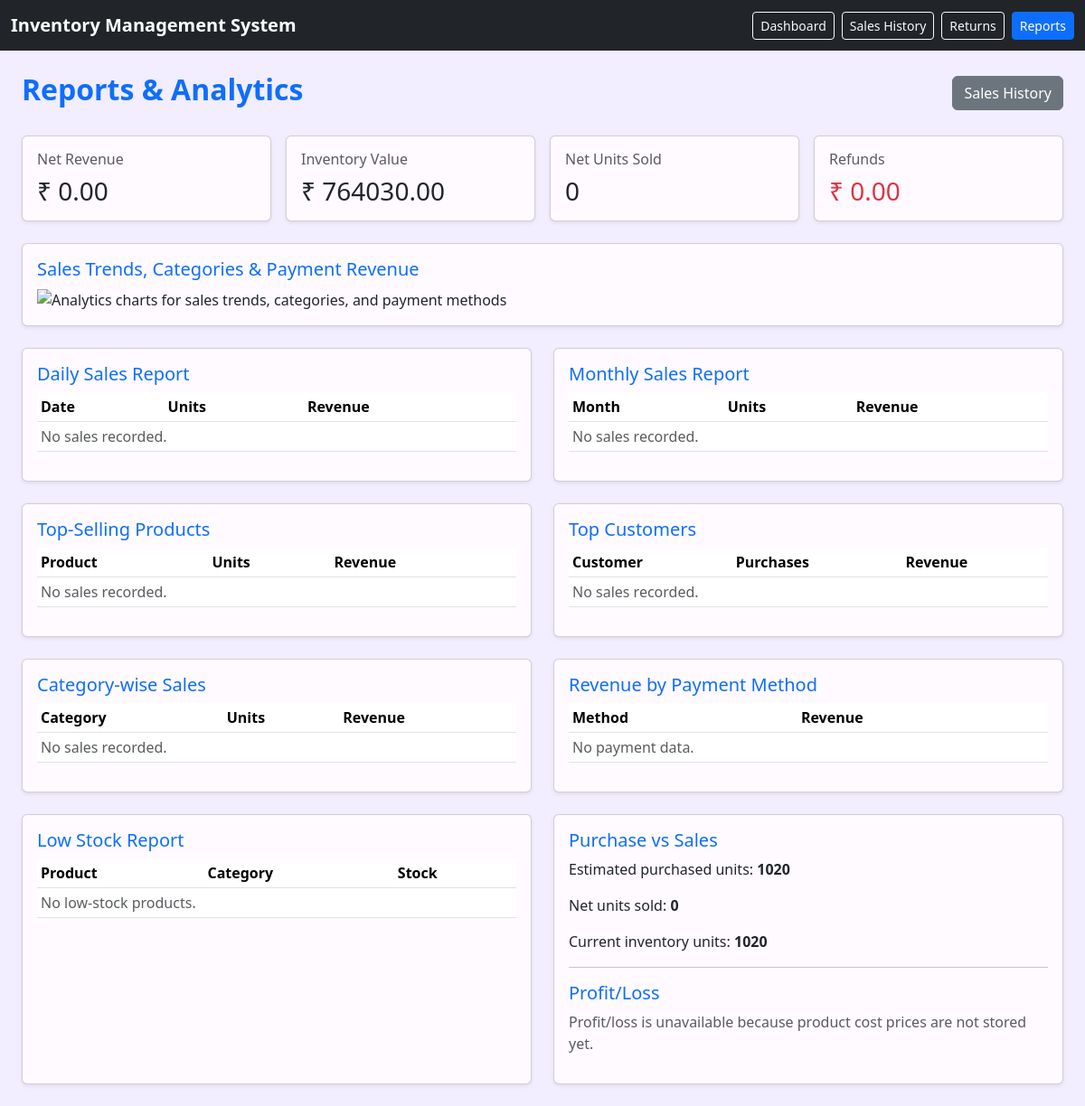
The page /reports on the database as committed earlier.
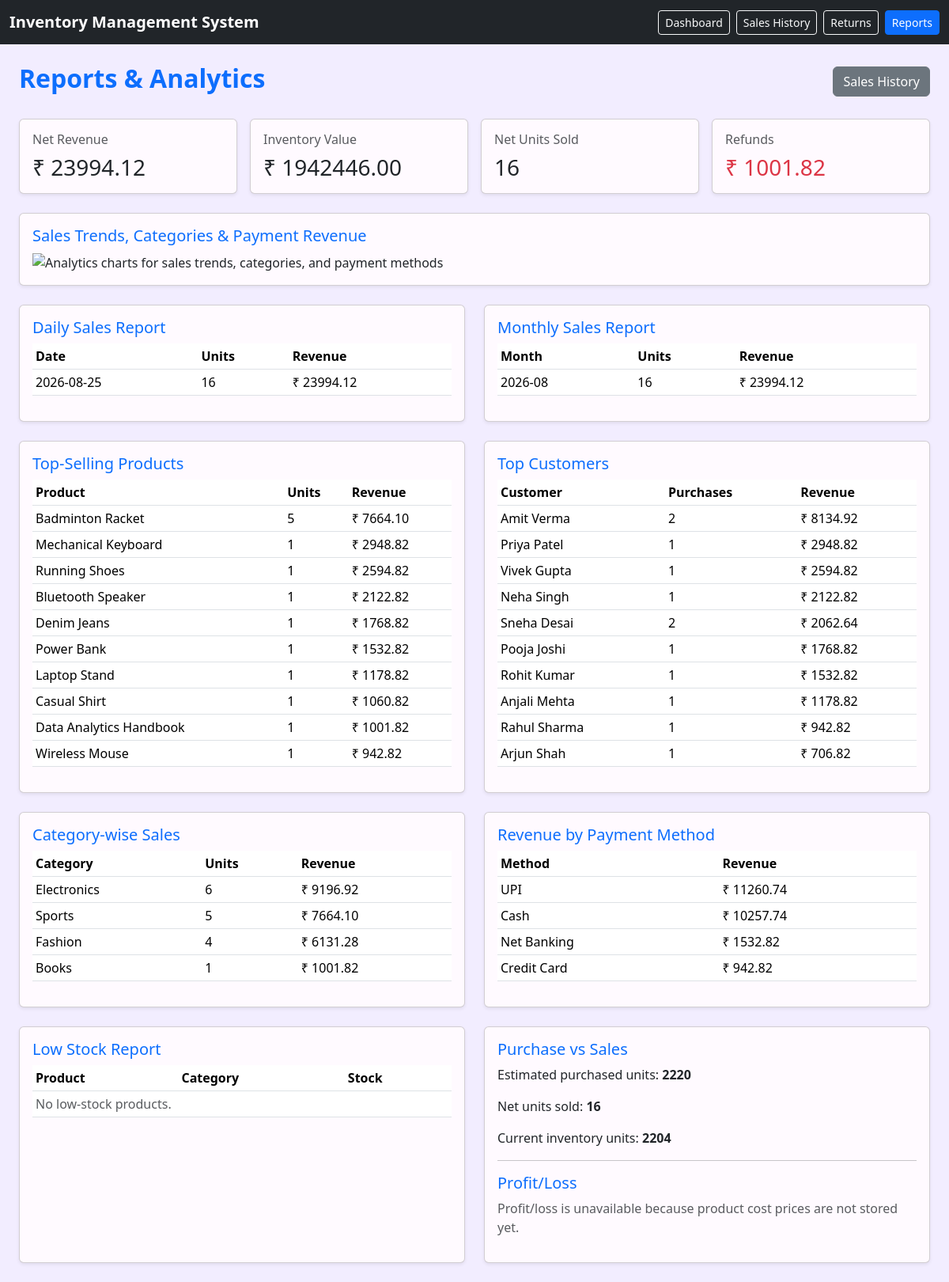
The same page on the database as committed later.
### tables this page shows
CREATE TABLE sales (
            sale_id INTEGER PRIMARY KEY AUTOINCREMENT,
            product_id INTEGER NOT NULL,
            customer_id INTEGER,
            quantity INTEGER NOT NULL,
            price REAL NOT NULL,
            total REAL NOT NULL,
            sale_date TIMESTAMP DEFAULT CURRENT_TIMESTAMP, discount REAL NOT NULL DEFAULT 0, gst_rate REAL NOT NULL DEFAULT 18, gst REAL NOT NULL DEFAULT 0, grand_total REAL NOT NULL DEFAULT 0, payment_method TEXT NOT NULL DEFAULT 'Cash', payment_amount REAL NOT NULL DEFAULT 0, payment_status TEXT NOT NULL DEFAULT 'Paid', payment_date TIMESTAMP, transaction_id TEXT,

            FOREIGN KEY (product_id)
            REFERENCES products(product_id),

            FOREIGN KEY (customer_id)
            REFERENCES customers(customer_id)
        );

CREATE TABLE products (
            product_id INTEGER PRIMARY KEY AUTOINCREMENT,
            product_name TEXT NOT NULL,
            category TEXT NOT NULL,
            quantity INTEGER NOT NULL,
            price REAL NOT NULL
        );

CREATE TABLE customers (
            customer_id INTEGER PRIMARY KEY AUTOINCREMENT,
            customer_name TEXT NOT NULL,
            phone TEXT
        );

### app.py (the view)
@app.route("/reports")
def reports():
    conn = connect_db()
    sales_frame = pd.read_sql_query("""
        SELECT
            sales.sale_id,
            sales.quantity,
            sales.total,
            sales.grand_total,
            sales.payment_method,
            sales.sale_date,
            products.product_name,
            products.category,
            products.price,
            customers.customer_name
        FROM sales
        JOIN products ON sales.product_id = products.product_id
        LEFT JOIN customers ON sales.customer_id = customers.customer_id
    """, conn)
    returns_frame = pd.read_sql_query("""
        SELECT sale_id, quantity, refund_amount
        FROM returns
    """, conn)
    inventory_frame = pd.read_sql_query("""
        SELECT product_name, category, quantity, price
        FROM products
    """, conn)
    conn.close()
    if returns_frame.empty:
        returns_by_sale = pd.DataFrame(columns=["sale_id", "returned_quantity", "refund_amount"])
    else:
        returns_by_sale = returns_frame.groupby("sale_id", as_index=False).agg(
            returned_quantity=("quantity", "sum"),
            refund_amount=("refund_amount", "sum")
        )
    if sales_frame.empty:
        sales_frame = pd.DataFrame(columns=[
            "sale_id", "quantity", "total", "grand_total", "payment_method",
            "sale_date", "product_name", "category", "price", "customer_name"
        ])
        sales_frame["returned_quantity"] = pd.Series(dtype=float)
        sales_frame["refund_amount"] = pd.Series(dtype=float)
    else:
        sales_frame = sales_frame.merge(returns_by_sale, on="sale_id", how="left")
        sales_frame[["returned_quantity", "refund_amount"]] = sales_frame[
            ["returned_quantity", "refund_amount"]
        ].fillna(0)
    sales_frame["net_quantity"] = sales_frame["quantity"] - sales_frame["returned_quantity"]
    sales_frame["net_revenue"] = sales_frame["grand_total"] - sales_frame["refund_amount"]
    daily_frame = sales_frame.copy()
    if not daily_frame.empty:
        daily_frame["sale_date"] = pd.to_datetime(daily_frame["sale_date"]).dt.strftime("%Y-%m-%d")
        daily_report = daily_frame.groupby("sale_date", as_index=False).agg(
            units_sold=("net_quantity", "sum"),
            revenue=("net_revenue", "sum")
        ).sort_values("sale_date")
    else:
        daily_report = pd.DataFrame(columns=["sale_date", "units_sold", "revenue"])
    monthly_frame = sales_frame.copy()
    if not monthly_frame.empty:
        monthly_frame["month"] = pd.to_datetime(monthly_frame["sale_date"]).dt.strftime("%Y-%m")
        monthly_report = monthly_frame.groupby("month", as_index=False).agg(
            units_sold=("net_quantity", "sum"),
            revenue=("net_revenue", "sum")
        ).sort_values("month")
    else:
        monthly_report = pd.DataFrame(columns=["month", "units_sold", "revenue"])
    top_products = sales_frame.groupby("product_name", as_index=False).agg(
        units_sold=("net_quantity", "sum"),
        revenue=("net_revenue", "sum")
    ).sort_values(["units_sold", "revenue"], ascending=False).head(10)
    top_customers = sales_frame.assign(
        customer_name=sales_frame["customer_name"].fillna("Walk-in Customer")
    ).groupby("customer_name", as_index=False).agg(
        purchases=("sale_id", "count"),
        revenue=("net_revenue", "sum")
    ).sort_values("revenue", ascending=False).head(10)
    category_report = sales_frame.groupby("category", as_index=False).agg(
        units_sold=("net_quantity", "sum"),
        revenue=("net_revenue", "sum")
    ).sort_values("units_sold", ascending=False)
    payment_report = sales_frame.groupby("payment_method", as_index=False).agg(
        revenue=("net_revenue", "sum")
    ).sort_values("revenue", ascending=False)
    inventory_frame["inventory_value"] = inventory_frame["quantity"] * inventory_frame["price"]
    low_stock = inventory_frame[inventory_frame["quantity"] < 10].sort_values("quantity")
    inventory_value = inventory_frame["inventory_value"].sum()
    net_sales_units = sales_frame["net_quantity"].sum()
    estimated_purchases = inventory_frame["quantity"].sum() + net_sales_units
    revenue = sales_frame["net_revenue"].sum()
    returns_total = returns_frame["refund_amount"].sum() if not returns_frame.empty else 0
    profit_loss = None
    chart = create_reports_chart(
        daily_report.to_dict("records"),
        category_report.to_dict("records"),
        payment_report.to_dict("records")
    )
    return render_template(
        "reports.html",
        daily_report=daily_report.to_dict("records"),
        monthly_report=monthly_report.to_dict("records"),
        top_products=top_products.to_dict("records"),
        top_customers=top_customers.to_dict("records"),
        category_report=category_report.to_dict("records"),
        payment_report=payment_report.to_dict("records"),
        low_stock=low_stock.to_dict("records"),
        inventory_value=inventory_value,
        estimated_purchases=estimated_purchases,
        net_sales_units=net_sales_units,
        revenue=revenue,
        returns_total=returns_total,
        profit_loss=profit_loss,
        chart=chart
    )

### app.py (called while the page is built)
def connect_db():
    conn = sqlite3.connect("inventory.db")
    conn.row_factory = sqlite3.Row
    conn.execute("PRAGMA foreign_keys = ON")
    return conn

### templates/reports.html (shortened to what the changed rows need)
<!DOCTYPE html>
<html lang="en">
<head>
    <link href="https://cdn.jsdelivr.net/npm/bootstrap@5.3.3/dist/css/bootstrap.min.css" rel="stylesheet">
    <link rel="stylesheet" href="{{ url_for('static', filename='css/style.css') }}">
</head>
<body class="reports-page">
    <main class="container-fluid px-4 mt-4">
        <div class="d-flex justify-content-between align-items-center mb-4">
            <h1 class="h2 text-primary fw-bold">Reports & Analytics</h1>
        </div>
        <div class="row g-3 mb-4">
            <div class="col-sm-6 col-xl-3"><div class="card shadow-sm"><div class="card-body"><h6 class="text-muted">Net Revenue</h6><p class="h3 mb-0">₹ {{ "%.2f"|format(revenue) }}</p></div></div></div>
            <div class="col-sm-6 col-xl-3"><div class="card shadow-sm"><div class="card-body"><h6 class="text-muted">Inventory Value</h6><p class="h3 mb-0">₹ {{ "%.2f"|format(inventory_value) }}</p></div></div></div>
            <div class="col-sm-6 col-xl-3"><div class="card shadow-sm"><div class="card-body"><h6 class="text-muted">Net Units Sold</h6><p class="h3 mb-0">{{ net_sales_units|int }}</p></div></div></div>
            <div class="col-sm-6 col-xl-3"><div class="card shadow-sm"><div class="card-body"><h6 class="text-muted">Refunds</h6><p class="h3 mb-0 text-danger">₹ {{ "%.2f"|format(returns_total) }}</p></div></div></div>
        </div>
        <div class="card shadow-sm mb-4"><div class="card-body"><h2 class="h5 text-primary">Sales Trends, Categories & Payment Revenue</h2></div></div>
        <div class="row g-4 mb-4">
            <div class="col-lg-6"><div class="card shadow-sm h-100"><div class="card-body"><h2 class="h5 text-primary">Daily Sales Report</h2><div class="table-responsive"><table class="table table-sm"><thead><tr><th>Date</th><th>Units</th><th>Revenue</th></tr></thead><tbody>{% for row in daily_report %}<tr><td>{{ row.sale_date }}</td><td>{{ row.units_sold|int }}</td><td>₹ {{ "%.2f"|format(row.revenue) }}</td></tr>{% else %}<tr><td colspan="3" class="text-muted">No sales recorded.</td></tr>{% endfor %}</tbody></table></div></div></div></div>
            <div class="col-lg-6"><div class="card shadow-sm h-100"><div class="card-body"><h2 class="h5 text-primary">Monthly Sales Report</h2><div class="table-responsive"><table class="table table-sm"><thead><tr><th>Month</th><th>Units</th><th>Revenue</th></tr></thead><tbody>{% for row in monthly_report %}<tr><td>{{ row.month }}</td><td>{{ row.units_sold|int }}</td><td>₹ {{ "%.2f"|format(row.revenue) }}</td></tr>{% else %}<tr><td colspan="3" class="text-muted">No sales recorded.</td></tr>{% endfor %}</tbody></table></div></div></div></div>
        </div>
        <div class="row g-4 mb-4">
            <div class="col-lg-6"><div class="card shadow-sm h-100"><div class="card-body"><h2 class="h5 text-primary">Top-Selling Products</h2><table class="table table-sm"><thead><tr><th>Product</th><th>Units</th><th>Revenue</th></tr></thead><tbody>{% for row in top_products %}<tr><td>{{ row.product_name }}</td><td>{{ row.units_sold|int }}</td><td>₹ {{ "%.2f"|format(row.revenue) }}</td></tr>{% else %}<tr><td colspan="3" class="text-muted">No sales recorded.</td></tr>{% endfor %}</tbody></table></div></div></div>
            <div class="col-lg-6"><div class="card shadow-sm h-100"><div class="card-body"><h2 class="h5 text-primary">Top Customers</h2><table class="table table-sm"><thead><tr><th>Customer</th><th>Purchases</th><th>Revenue</th></tr></thead><tbody>{% for row in top_customers %}<tr><td>{{ row.customer_name }}</td><td>{{ row.purchases|int }}</td><td>₹ {{ "%.2f"|format(row.revenue) }}</td></tr>{% else %}<tr><td colspan="3" class="text-muted">No sales recorded.</td></tr>{% endfor %}</tbody></table></div></div></div>
        </div>
        <div class="row g-4 mb-4">
            <div class="col-lg-6"><div class="card shadow-sm h-100"><div class="card-body"><h2 class="h5 text-primary">Category-wise Sales</h2><table class="table table-sm"><thead><tr><th>Category</th><th>Units</th><th>Revenue</th></tr></thead><tbody>{% for row in category_report %}<tr><td>{{ row.category }}</td><td>{{ row.units_sold|int }}</td><td>₹ {{ "%.2f"|format(row.revenue) }}</td></tr>{% else %}<tr><td colspan="3" class="text-muted">No sales recorded.</td></tr>{% endfor %}</tbody></table></div></div></div>
            <div class="col-lg-6"><div class="card shadow-sm h-100"><div class="card-body"><h2 class="h5 text-primary">Revenue by Payment Method</h2><table class="table table-sm"><thead><tr><th>Method</th><th>Revenue</th></tr></thead><tbody>{% for row in payment_report %}<tr><td>{{ row.payment_method }}</td><td>₹ {{ "%.2f"|format(row.revenue) }}</td></tr>{% else %}<tr><td colspan="2" class="text-muted">No payment data.</td></tr>{% endfor %}</tbody></table></div></div></div>
        </div>
        <div class="row g-4 mb-4">
            <div class="col-lg-6"><div class="card shadow-sm h-100"><div class="card-body"><h2 class="h5 text-primary">Low Stock Report</h2><table class="table table-sm"><thead><tr><th>Product</th><th>Category</th><th>Stock</th></tr></thead></table></div></div></div>
            <div class="col-lg-6"><div class="card shadow-sm h-100"><div class="card-body"><h2 class="h5 text-primary">Purchase vs Sales</h2><p>Estimated purchased units: <strong>{{ estimated_purchases|int }}</strong></p><p>Net units sold: <strong>{{ net_sales_units|int }}</strong></p><p>Current inventory units: <strong>{{ (estimated_purchases - net_sales_units)|int }}</strong></p><hr><h2 class="h5 text-primary">Profit/Loss</h2><p class="text-muted">Profit/loss is unavailable because product cost prices are not stored yet.</p></div></div></div>
        </div>
    </main>
</body>
</html>

Rows that differ between the two databases and show on the page:
added sales: product_name "Badminton Racket", units_sold "5", revenue "7664.10", category "Sports"
added sales: product_name "Mechanical Keyboard", units_sold "1", revenue "2948.82", customer_name "Priya Patel", purchases "1", payment_method "Cash", revenue "10257.74"
added sales: product_name "Running Shoes", units_sold "1", revenue "2594.82", customer_name "Vivek Gupta", purchases "1", payment_method "UPI", revenue "11260.74"
added sales: product_name "Bluetooth Speaker", units_sold "1", revenue "2122.82", customer_name "Neha Singh", purchases "1"
added sales: product_name "Denim Jeans", units_sold "1", revenue "1768.82", customer_name "Pooja Joshi", purchases "1"
added sales: product_name "Power Bank", units_sold "1", revenue "1532.82", customer_name "Rohit Kumar", purchases "1", payment_method "Net Banking"
added sales: product_name "Laptop Stand", units_sold "1", revenue "1178.82", customer_name "Anjali Mehta", purchases "1"
added sales: product_name "Casual Shirt", units_sold "1", revenue "1060.82", customer_name "Sneha Desai", purchases "2", revenue "2062.64"
added sales: product_name "Data Analytics Handbook", units_sold "1", revenue "1001.82", category "Books"
added sales: product_name "Wireless Mouse", units_sold "1", revenue "942.82", customer_name "Rahul Sharma", purchases "1", category "Electronics", units_sold "6", revenue "9196.92", payment_method "Credit Card"
added sales: customer_name "Amit Verma", purchases "2", revenue "8134.92", shown under "Top Customers"
added sales: customer_name "Arjun Shah", purchases "1", revenue "706.82", category "Fashion", units_sold "4", revenue "6131.28"
Other text that changed with them:
{{ "%.2f"|format(revenue) }}: "0.00" → "23994.12"
{{ "%.2f"|format(inventory_value) }}: "764030.00" → "1942446.00"
{{ net_sales_units|int }}: "0" → "16"
{{ "%.2f"|format(returns_total) }}: "0.00" → "1001.82"
{{ estimated_purchases|int }}: "1020" → "2220"
{{ (estimated_purchases - net_sales_units)|int }}: "1020" → "2204"
new list line: "2026-08-25 16 ₹ 23994.12"
new list line: "2026-08 16 ₹ 23994.12"
text no longer shown: "No sales recorded. No sales recorded. No sales recorded. No sales recorded. No sales recorded. No payment data."
